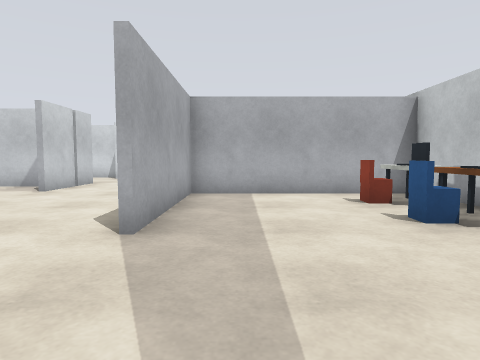
View 1 (above)

19 first-person views from a walk through a robot-simulator world made for Gazebo. The camera is 0.94 m above the floor, tilts 4° down and sees 75° across. The floor is counted in squares, 1 m on a side. Each view is taken from the middle of a square. On the plan, view 1 faces up. The plan holds only what a view shows up to about 12 squares ahead; the rest is blank.

View 2
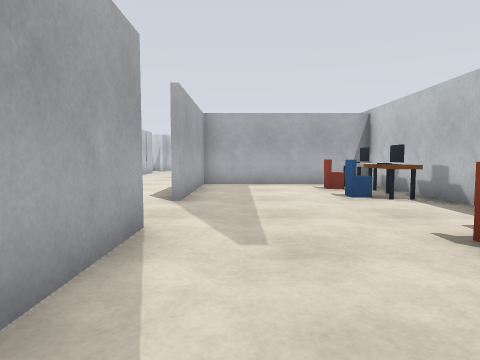

View 3
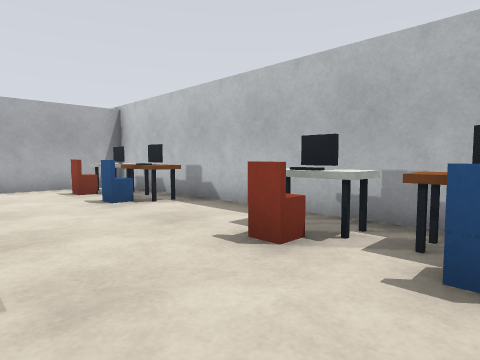

View 4
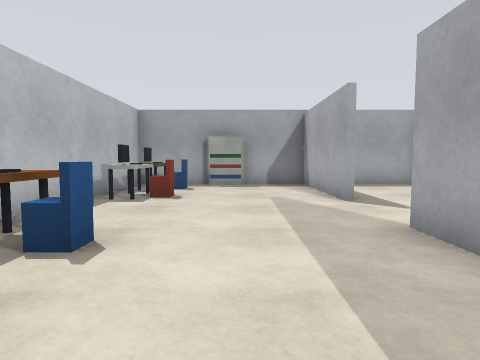

View 5
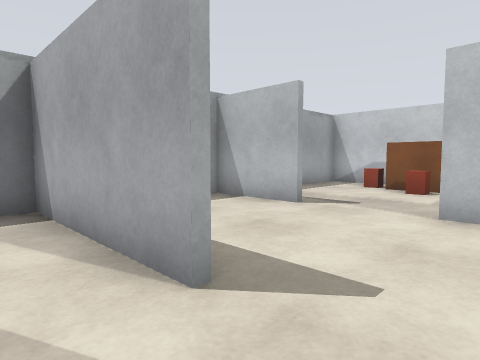

View 6
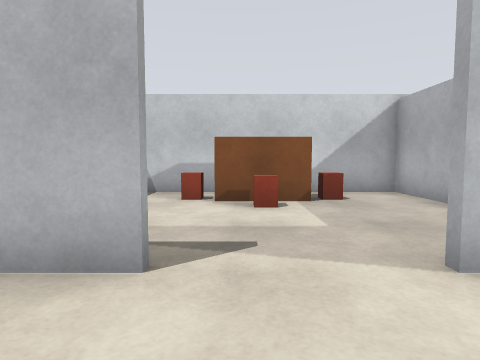

View 7
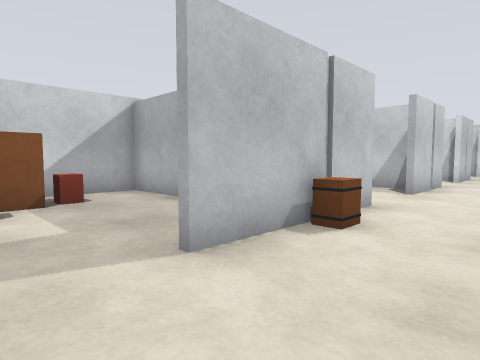

View 8
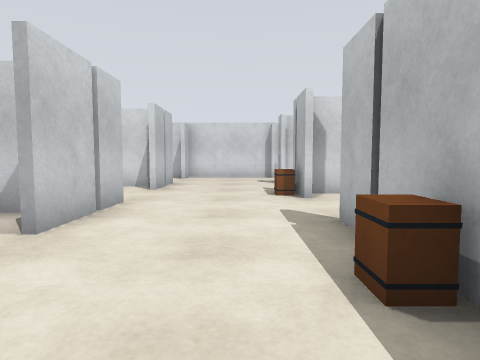

View 9
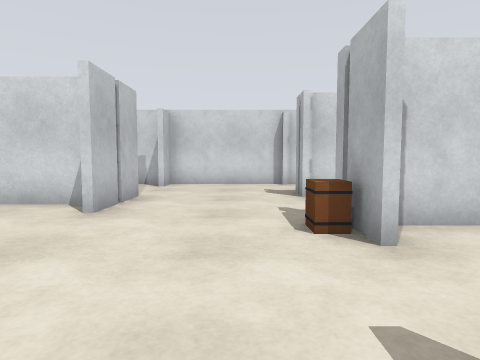

View 10
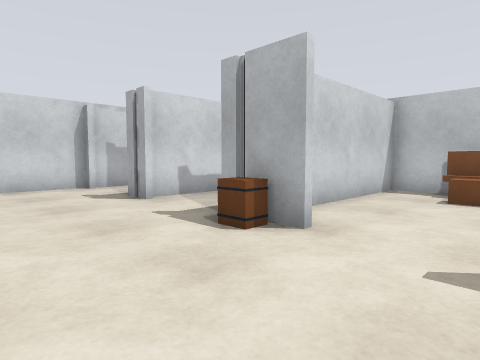

View 11
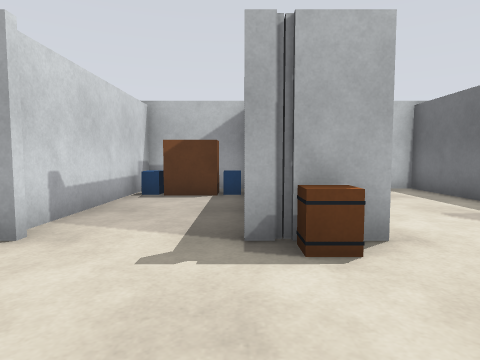

View 12
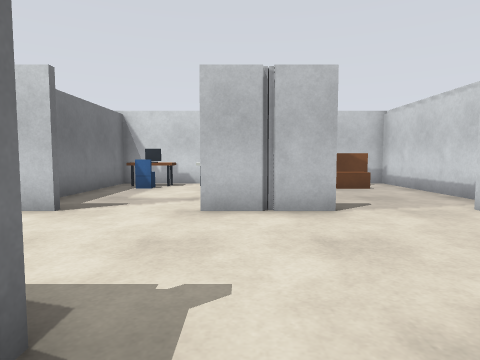

View 13
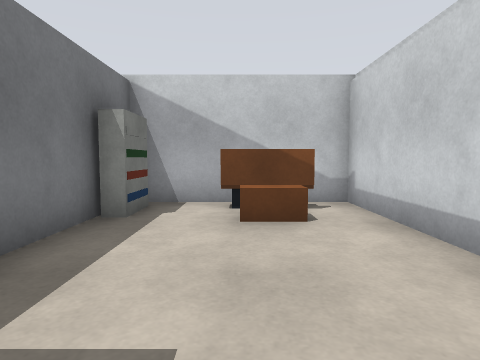

View 14
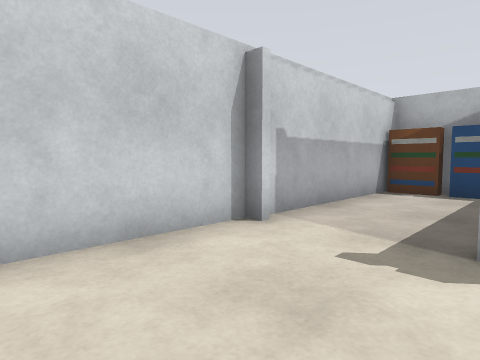

View 15
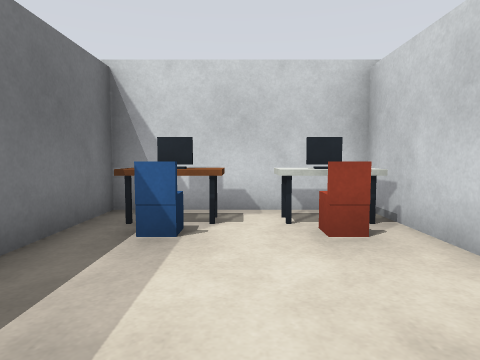

View 16
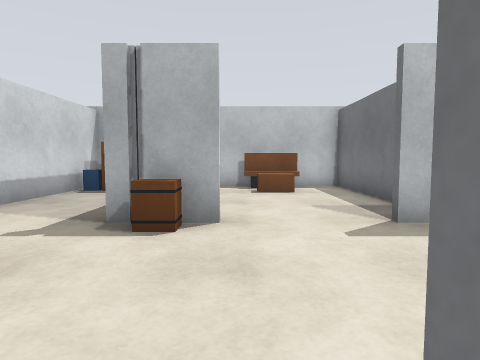

View 17
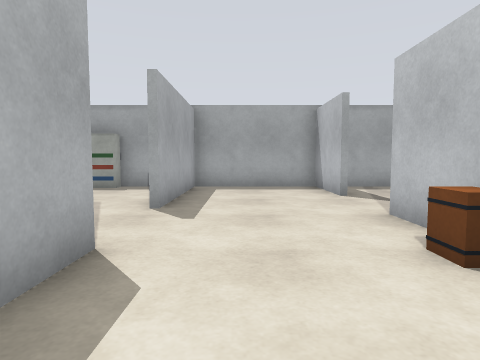

View 18
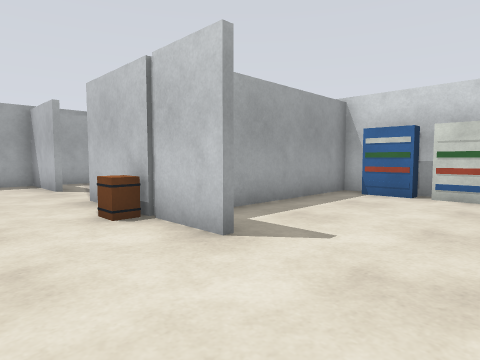

View 19
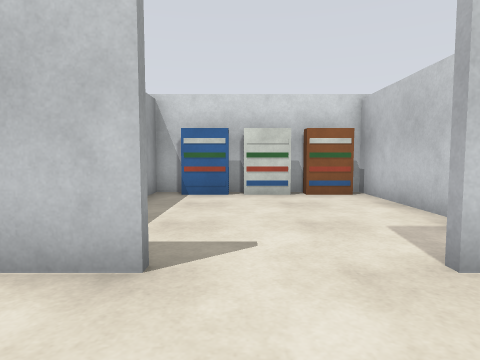

### Floor plan
Ten units are one square. View 1 is at (0, 0); x grows to the right and y downward. Boxes are objects, and circles mark ways between rooms. Rooms are numbered by the first view taken in them; rooms with no view inside come last. Other rooms are left out.
<svg viewBox="-122 -210 174 250">
<path fill="none" stroke="#000" d="M-13 -12 -13 33 5 33M24 33 47 33 47 -83 -13 -83 -13 -38M-15 -122 -15 -136M-55 -118 -55 -88M-59 -153 -95 -153M8 -87 47 -87 47 -133 -11 -133M-15 -69 -15 -98M-55 -168 -55 -142M-55 -62 -55 -18M-95 -157 -79 -157M47 -138 47 -168 -6 -168M-15 -38 -15 -51M-59 -204 -117 -204 -117 -159M-117 -154 -117 -107 -74 -107M47 -182 47 -204 -55 -204 -55 -192M-55 8 -55 33 -15 33 -15 -12M41 -101 41 -119M-94 -43 -117 -43 -117 26M-109 33 -64 33M-61 -103 -117 -103 -117 -47 -71 -47"/>
<rect x="5" y="25" width="20" height="10" fill="#bbb"><title>white box</title></rect>
<rect x="25" y="15" width="10" height="10" fill="#bbb"><title>blue box</title></rect>
<rect x="25" y="-5" width="10" height="10" fill="#bbb"><title>red box</title></rect>
<rect x="25" y="-55" width="10" height="10" fill="#bbb"><title>blue box</title></rect>
<rect x="25" y="-75" width="10" height="10" fill="#bbb"><title>red box</title></rect>
<rect x="35" y="5" width="10" height="10" fill="#bbb"><title>brown box</title></rect>
<rect x="35" y="-5" width="10" height="10" fill="#bbb"><title>other object</title></rect>
<rect x="35" y="-15" width="10" height="10" fill="#bbb"><title>white box</title></rect>
<rect x="35" y="-45" width="10" height="10" fill="#bbb"><title>brown box</title></rect>
<rect x="35" y="-55" width="10" height="10" fill="#bbb"><title>other object</title></rect>
<rect x="35" y="-65" width="10" height="10" fill="#bbb"><title>other object</title></rect>
<rect x="35" y="-75" width="10" height="10" fill="#bbb"><title>other object</title></rect>
<rect x="-115" y="-125" width="10" height="10" fill="#bbb"><title>blue box</title></rect>
<rect x="-115" y="-135" width="10" height="10" fill="#bbb"><title>brown box</title></rect>
<rect x="-115" y="-145" width="10" height="10" fill="#bbb"><title>blue box</title></rect>
<rect x="-115" y="-155" width="10" height="10" fill="#bbb"><title>white box</title></rect>
<rect x="-115" y="-165" width="20" height="10" fill="#bbb"><title>white box</title></rect>
<rect x="-115" y="-195" width="10" height="20" fill="#bbb"><title>other object</title></rect>
<rect x="-105" y="-125" width="10" height="10" fill="#bbb"><title>blue box</title></rect>
<rect x="-105" y="-145" width="10" height="10" fill="#bbb"><title>red box</title></rect>
<rect x="-105" y="-195" width="10" height="20" fill="#bbb"><title>brown box</title></rect>
<rect x="-55" y="-45" width="10" height="10" fill="#bbb"><title>brown box</title></rect>
<rect x="-25" y="-75" width="10" height="10" fill="#bbb"><title>brown box</title></rect>
<rect x="-25" y="-135" width="10" height="10" fill="#bbb"><title>brown box</title></rect>
<rect x="-15" y="-145" width="10" height="10" fill="#bbb"><title>white box</title></rect>
<rect x="-15" y="-175" width="10" height="10" fill="#bbb"><title>white box</title></rect>
<rect x="-15" y="-205" width="10" height="10" fill="#bbb"><title>white box</title></rect>
<rect x="25" y="-115" width="10" height="10" fill="#bbb"><title>brown box</title></rect>
<rect x="25" y="-145" width="10" height="10" fill="#bbb"><title>blue box</title></rect>
<rect x="25" y="-165" width="20" height="20" fill="#bbb"><title>brown box</title></rect>
<rect x="25" y="-165" width="10" height="10" fill="#bbb"><title>blue box</title></rect>
<rect x="35" y="-115" width="10" height="10" fill="#bbb"><title>brown box</title></rect>
<rect x="35" y="-195" width="10" height="20" fill="#bbb"><title>blue box</title></rect>
<rect x="35" y="-205" width="10" height="10" fill="#bbb"><title>brown box</title></rect>
<rect x="-105" y="5" width="10" height="10" fill="#bbb"><title>red box</title></rect>
<rect x="-105" y="-15" width="10" height="20" fill="#bbb"><title>brown box</title></rect>
<rect x="-105" y="-25" width="10" height="10" fill="#bbb"><title>red box</title></rect>
<rect x="-95" y="-15" width="10" height="10" fill="#bbb"><title>red box</title></rect>
<rect x="-115" y="-75" width="10" height="20" fill="#bbb"><title>blue box</title></rect>
<rect x="-115" y="-85" width="10" height="10" fill="#bbb"><title>white box</title></rect>
<rect x="-115" y="-105" width="10" height="20" fill="#bbb"><title>brown box</title></rect>
<circle cx="-10" cy="-25" r="3" fill="#2a7"/>
<circle cx="-60" cy="-5" r="3" fill="#2a7"/>
<circle cx="-60" cy="-75" r="3" fill="#2a7"/>
<text x="20" y="-30">1</text>
<text x="-30" y="-120">2</text>
<text x="-90" y="-10">3</text>
<text x="-90" y="-80">4</text>
</svg>
Room 1 opens to room 2. Room 2 opens to room 3. Room 2 opens to room 4.

Where each view was taken, in squares from view 1:
view 1: 0 up, 0 right, facing up
view 2: 3 down, 0 right, facing up
view 3: 2 down, 0 right, facing up-right
view 4: 8 up, 1 right, facing down
view 5: 3 up, 0 right, facing down-left
view 6: 0 up, 3 left, facing left
view 7: 0 up, 3 left, facing up-left
view 8: 5 up, 3 left, facing up
view 9: 9 up, 3 left, facing up
view 10: 10 up, 5 left, facing up-right
view 11: 14 up, 5 left, facing right
view 12: 15 up, 0 right, facing left
view 13: 18 up, 5 left, facing left
view 14: 17 up, 5 left, facing up-right
view 15: 13 up, 6 left, facing left
view 16: 12 up, 6 left, facing right
view 17: 7 up, 3 left, facing down
view 18: 9 up, 3 left, facing down-left
view 19: 7 up, 3 left, facing left
